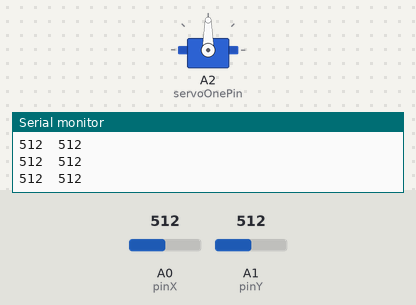
Recording of a sketch running on a simulated Arduino Uno, built with avr-gcc and run on an emulated ATmega328P. On the bench: servo, the last lines printed to the serial monitor. The inputs (shaded band) are chosen by the test bench; at power-on: A0 (pinX) = 512, A1 (pinY) = 512.

Above: at 1.2 s.
1.3 s: A0 (pinX) set to 716
At 2.3 s:
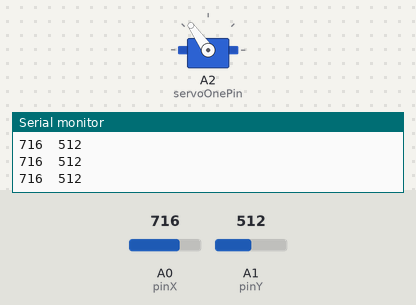
2.8 s: A0 (pinX) set to 900
At 3.3 s:
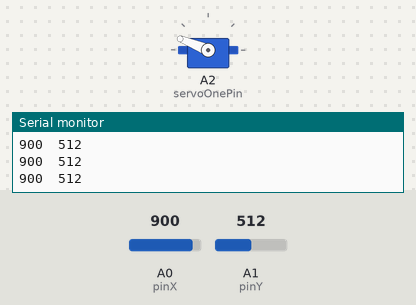
4.3 s: A0 (pinX) set to 1023
At 5.5 s:
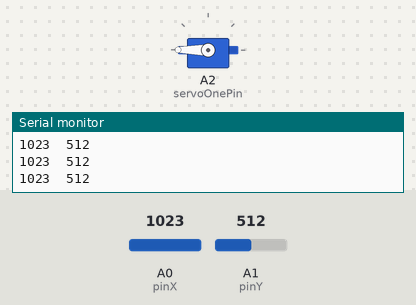
5.8 s: A0 (pinX) set to 1007
At 7.0 s:
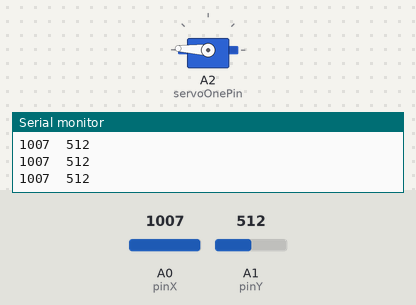
7.3 s: A0 (pinX) set to 981
At 8.1 s:
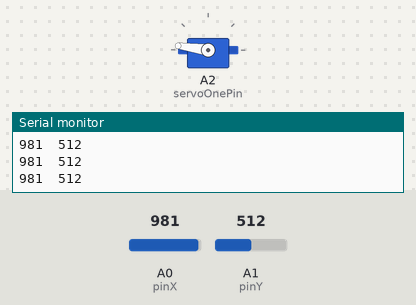
8.8 s: A0 (pinX) set to 306
At 9.1 s:
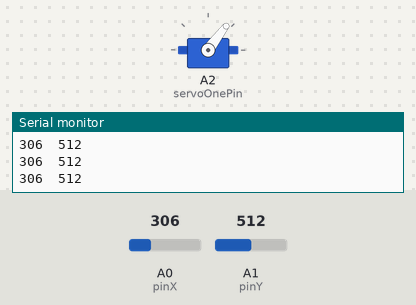
Timing chart, 0 to 11.3 s (numbered marks = the images above; inputs shaded):
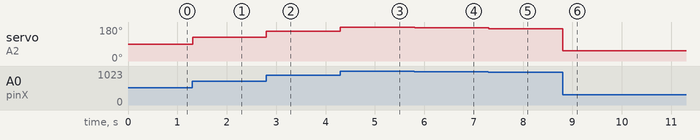

The sketch:

joystick_microservo_axis_x.ino
```cpp
#include <Servo.h>

const int pinX = A0;
const int pinY = A1;
const int servoOnePin = A2;

Servo servoOne;

void setup() {
  Serial.begin(9600);
  pinMode(pinX, INPUT);
  pinMode(pinY, INPUT);
  servoOne.attach(servoOnePin);
}

void loop() {
  int X = analogRead(pinX);
  int Y = analogRead(pinY);

  int XDegree = map(X, 0, 1023, 0, 180);

  servoOne.write(XDegree);

  Serial.print(X);
  Serial.print("\t");
  Serial.print(Y);
  Serial.print("\n");
}
```

Measured:
- after the input at 1.3 s, servo on A2 (servoOnePin): 90° → 125° at once
- after the input at 2.8 s, servo on A2 (servoOnePin): 125° → 158° at once
- after the input at 4.3 s, servo on A2 (servoOnePin): 158° → 180° at once
- after the input at 5.8 s, servo on A2 (servoOnePin): 180° → 177° at once
- after the input at 7.3 s, servo on A2 (servoOnePin): 177° → 172° at once
- after the input at 8.8 s, servo on A2 (servoOnePin): 172° → 53° at once
